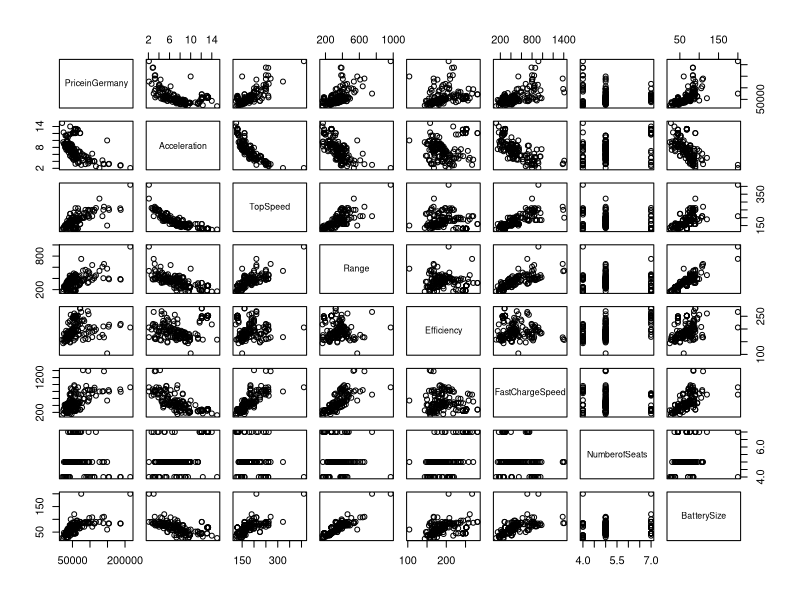
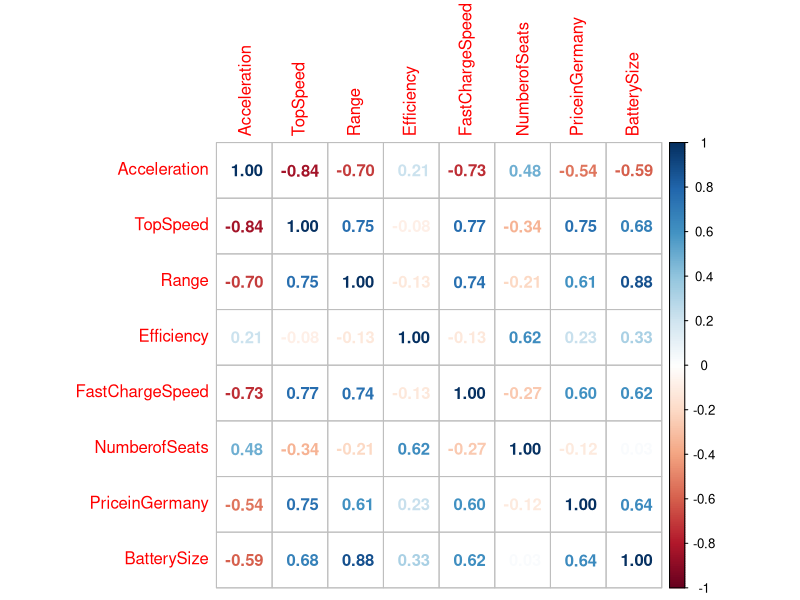
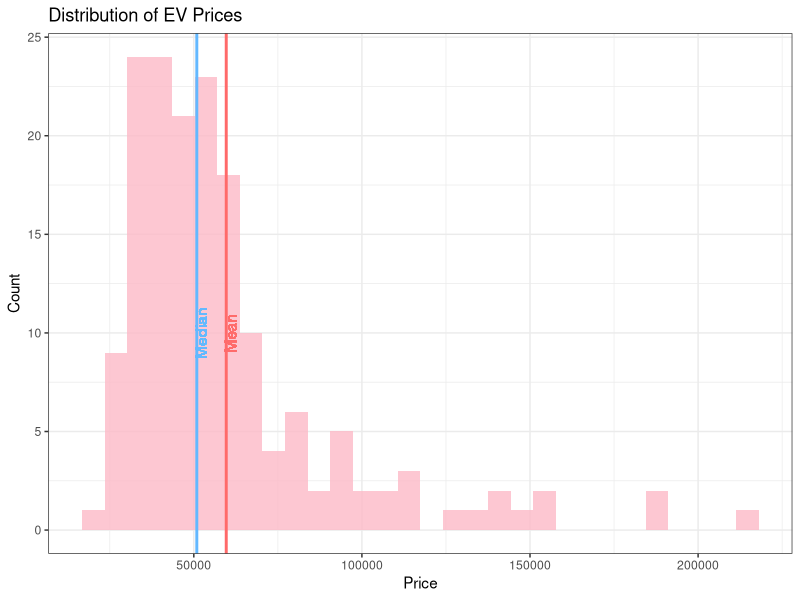
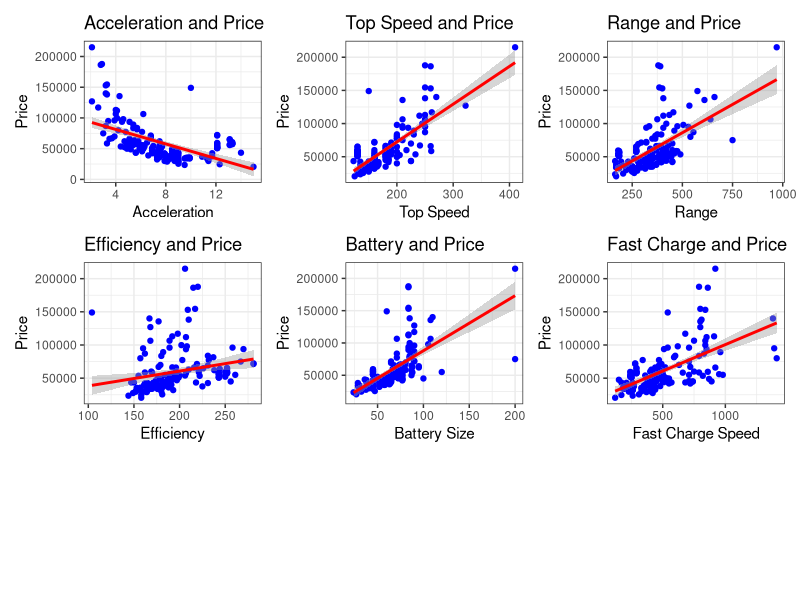
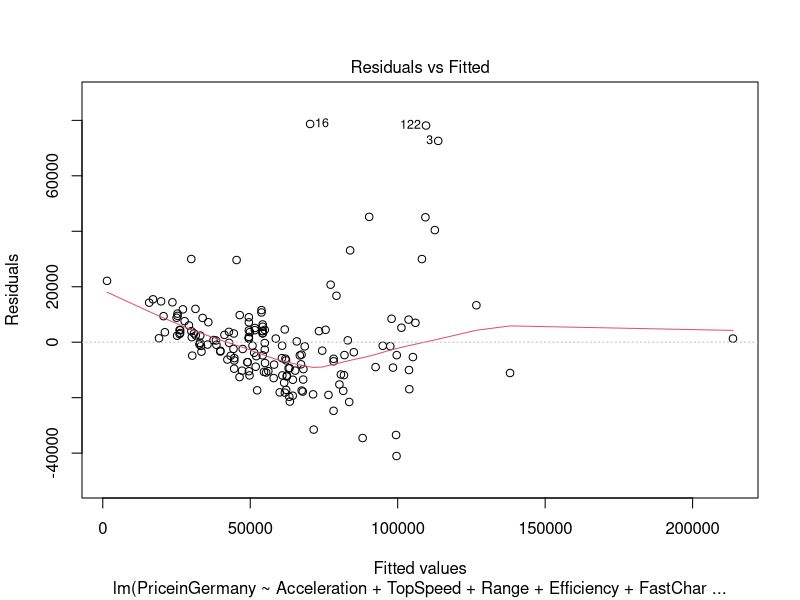
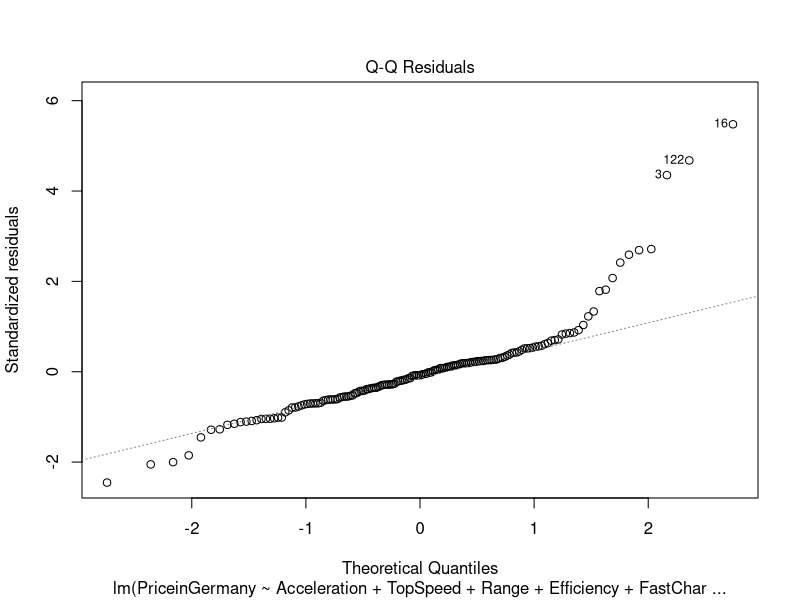
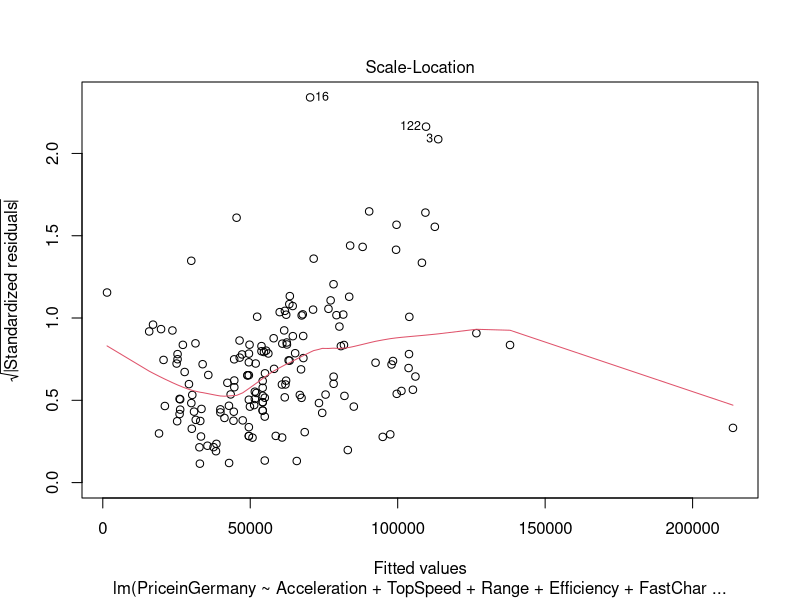
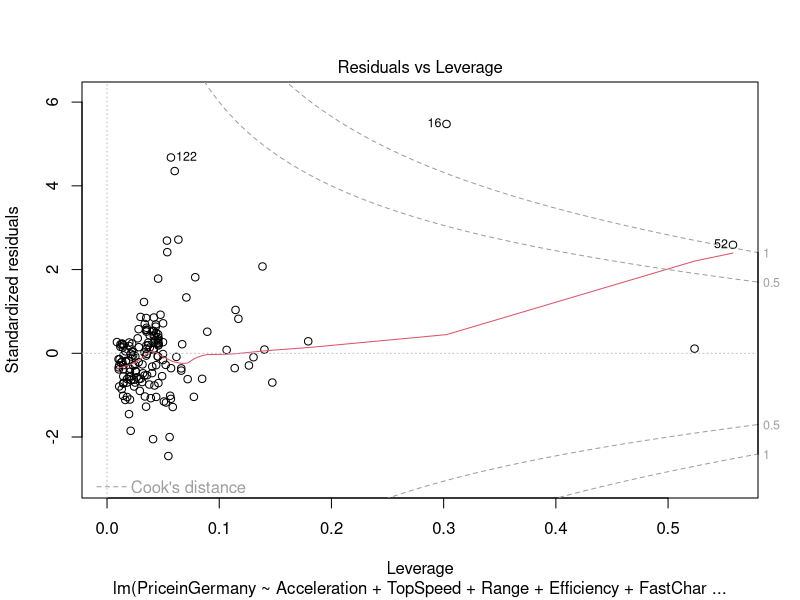

The R source for these figures, in order:
## ---- chunk 1
knitr::opts_chunk$set(echo = TRUE)
library(tidyverse)
library(readxl)
library(MASS)
library(car)
library(corrplot)
library(patchwork)
library(leaps)
## ---- chunk 2
ev <- read_xlsx('Electric Vehicle Data/Cheapestelectriccars-EVDatabase.xlsx', 
                sheet = 'Cheapestelectriccars- UTF8')
## ---- chunk 3
# Convert Character Vectors into useable numeric vectors
ev$BatterySize <- as.numeric(gsub(".* ([0-9]{2,3}[.]*[0-9]*) kWh", "\\1", ev$Subtitle))
libra_strip <- gsub(".([0-9]{2,3},[0-9]{3})", "\\1", ev$PriceinUK) # strip the libra symbol
ev$PriceinUK <- as.numeric(gsub(",", "", libra_strip))
ev$Acceleration <- as.numeric(gsub(" sec", "", ev$Acceleration))
ev$TopSpeed <- as.numeric(gsub(" km/h", "", ev$TopSpeed))
ev$Range <- as.numeric(gsub(" km", "", ev$Range))
ev$Efficiency <- as.numeric(gsub(" Wh/km", "", ev$Efficiency))
ev$FastChargeSpeed <- as.numeric(gsub(" km/h", "", ev$FastChargeSpeed))
ev$Drive <- as.factor(ev$Drive)
ev$PriceinGermany <- as.numeric(ev$PriceinGermany)
ev <- ev[,-2] #removing subtitle column
## ---- chunk 4
# Limit ev to complete records, German Prices
ev <- ev[complete.cases(cbind(ev$FastChargeSpeed, ev$PriceinGermany)),]
attach(ev)
## ---- chunk 5
head(ev)
## ---- chunk 6
#summary of Battery Size
summary(BatterySize)
## ---- chunk 7
#summary of EV prices in Germany
summary(PriceinGermany)
## ---- chunk 8
#summary of Top speed
summary(TopSpeed)
## ---- chunk 9
#summary of Battery Range
summary(Range)
## ---- chunk 10
detach(ev)
ev_numeric <- ev[, -c(1,7,10 )] #Creating numeric data frame for correlation plots and removing price in UK
pairs(PriceinGermany~., ev_numeric)
## ---- chunk 11
corrplot(cor(ev_numeric), method = "number")
## ---- chunk 12
ggplot(ev_numeric, aes(x = PriceinGermany)) +    
  geom_histogram(alpha = 0.8,fill = "#fcb9c6") +
  geom_vline(aes(xintercept = mean(PriceinGermany)),col='indianred1',size=1)+ #Vertical Line for Mean
  geom_text(aes(x=mean(PriceinGermany) + 1250, label="Mean", y=10), colour="indianred1", angle=90) +
  geom_vline(aes(xintercept = median(PriceinGermany)),col='steelblue1',size=1)+ #Vertical Line for Median
  geom_text(aes(x=median(PriceinGermany) + 1250, label="Median", y=10), colour="steelblue1", angle=90) +
  labs(x= 'Price',y = 'Count', title = paste("Distribution of EV Prices")) +
  theme_bw()
## ---- chunk 13
v1 <- ggplot(ev_numeric, aes(x=Acceleration,y=PriceinGermany))+
  geom_point(color = "blue")+
  
  stat_smooth(aes(x=Acceleration,y=PriceinGermany),method="lm", color="red")+ #code for trend line
  theme_bw()+
  labs(x = 'Acceleration', 
       y = 'Price', 
       title = 'Acceleration and Price')

v2 <- ggplot(ev_numeric, aes(x=TopSpeed,y=PriceinGermany))+
  geom_point(color = "blue")+
  
  stat_smooth(aes(x=TopSpeed,y=PriceinGermany),method="lm", color="red")+ #code for trend line
  theme_bw()+
  labs(x = 'Top Speed', 
       y = 'Price', 
       title = 'Top Speed and Price')


v3 <- ggplot(ev_numeric, aes(x=Range,y=PriceinGermany))+
  geom_point(color = "blue")+
  
  stat_smooth(aes(x=Range,y=PriceinGermany),method="lm", color="red")+ #code for trend line
  theme_bw()+
  labs(x = 'Range', 
       y = 'Price', 
       title = 'Range and Price')


v4 <- ggplot(ev_numeric, aes(x=Efficiency,y=PriceinGermany))+
  geom_point(color = "blue")+
  
  stat_smooth(aes(x=Efficiency,y=PriceinGermany),method="lm", color="red")+ #code for trend line
  theme_bw()+
  labs(x = 'Efficiency', 
       y = 'Price', 
       title = 'Efficiency and Price')

v5 <- ggplot(ev_numeric, aes(x=BatterySize,y=PriceinGermany))+
  geom_point(color = "blue")+
  
  stat_smooth(aes(x=BatterySize,y=PriceinGermany),method="lm", color="red")+ #code for trend line
  theme_bw()+
  labs(x = 'Battery Size', 
       y = 'Price', 
       title = 'Battery and Price')

v6 <- ggplot(ev_numeric, aes(x=FastChargeSpeed,y=PriceinGermany))+
  geom_point(color = "blue")+
  
  stat_smooth(aes(x=FastChargeSpeed,y=PriceinGermany),method="lm", color="red")+ #code for trend line
  theme_bw()+
  labs(x = 'Fast Charge Speed', 
       y = 'Price', 
       title = 'Fast Charge and Price')

patch = v1 + v2 + v3 + v4 + v5 + v6 + plot_layout(ncol=3, nrow=3) #patching all graphs in one frame
patch
## ---- chunk 14
initial_model <- lm(PriceinGermany ~ Acceleration + TopSpeed + Range + Efficiency
                    + FastChargeSpeed + NumberofSeats + BatterySize, data = ev)
summary(initial_model)
plot(initial_model)
## ---- chunk 15
ev[c(16,52,122),]
## ---- chunk 16
ev <- ev[-16,]
## ---- chunk 17
# Transform response and numeric predictors
summary(powerTransform(cbind(PriceinGermany, Acceleration, TopSpeed, Range, Efficiency,
                             FastChargeSpeed, NumberofSeats, BatterySize) ~ 1, data = ev))
## ---- chunk 18
# Create model with transformed Data
transformed_model <- lm(I(PriceinGermany^-.5) ~ sqrt(Acceleration) + I(1/TopSpeed) + log(Range) +
                 log(Efficiency) + log(FastChargeSpeed) + log(BatterySize), data = ev)
summary(transformed_model)
## ---- chunk 19
# Perform Best Subset Selection on Transformed Data
transformed_model_subsets <- regsubsets(x = 1/PriceinGermany ~ sqrt(Acceleration) + I(1/TopSpeed)
                             + log(Range) +log(Efficiency) + log(FastChargeSpeed)
                             + log(BatterySize) + log(NumberofSeats), data = ev)
(transformed_model_subsets.summary <- summary(transformed_model_subsets))
(best_number_variables <- list("AIC" = which.min(transformed_model_subsets.summary$cp), "BIC" = which.min(transformed_model_subsets.summary$bic),
                              "R2adj" = which.max(transformed_model_subsets.summary$adjr2)))
## ---- chunk 20
# Create model with transformed Data, without FastChargeSpeed
subset_model <- lm(1/PriceinGermany ~ I(1/TopSpeed) + log(Range) + 
                 log(Efficiency) + log(BatterySize), data = ev)
summary(subset_model)
plot(subset_model)
